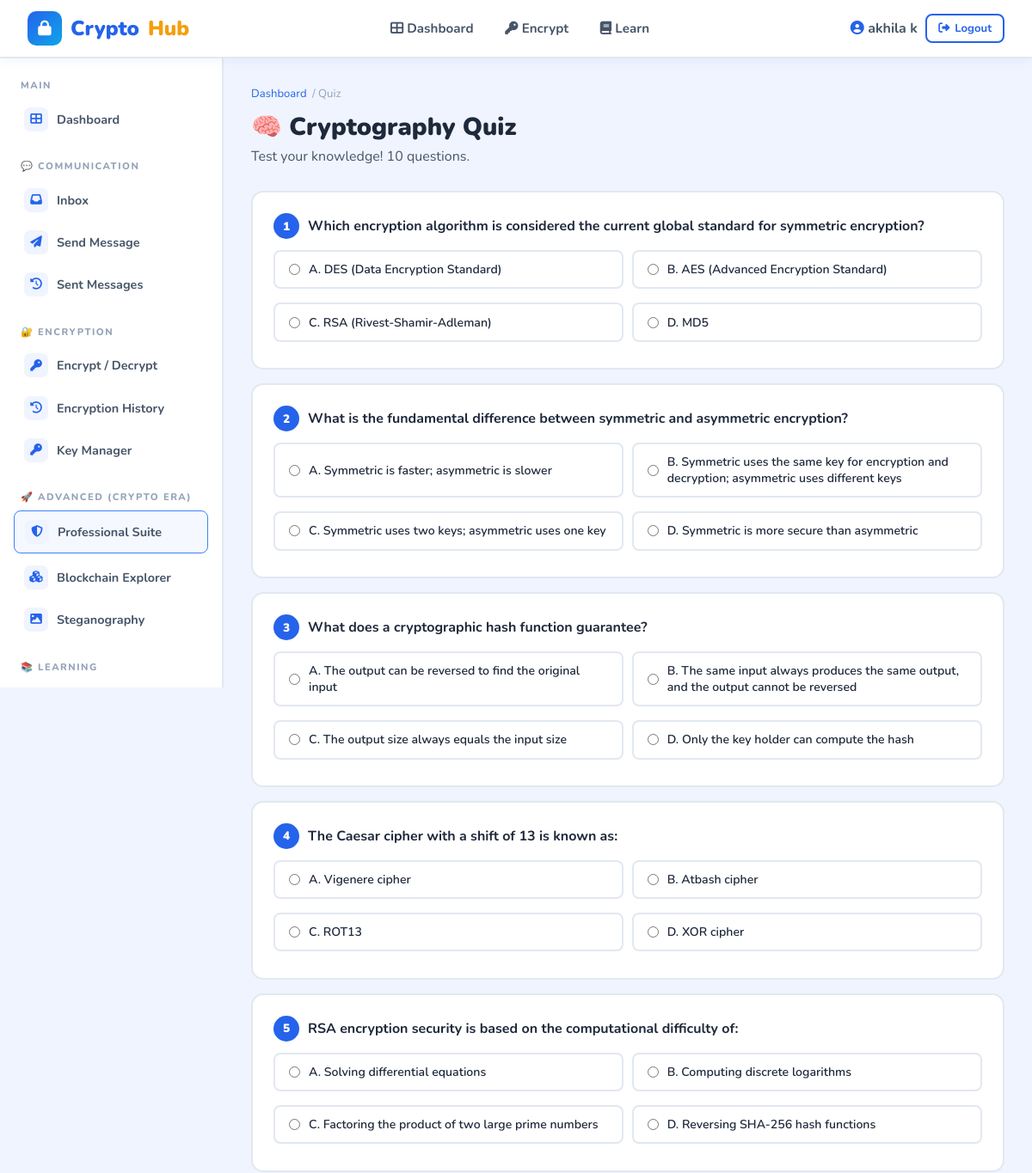
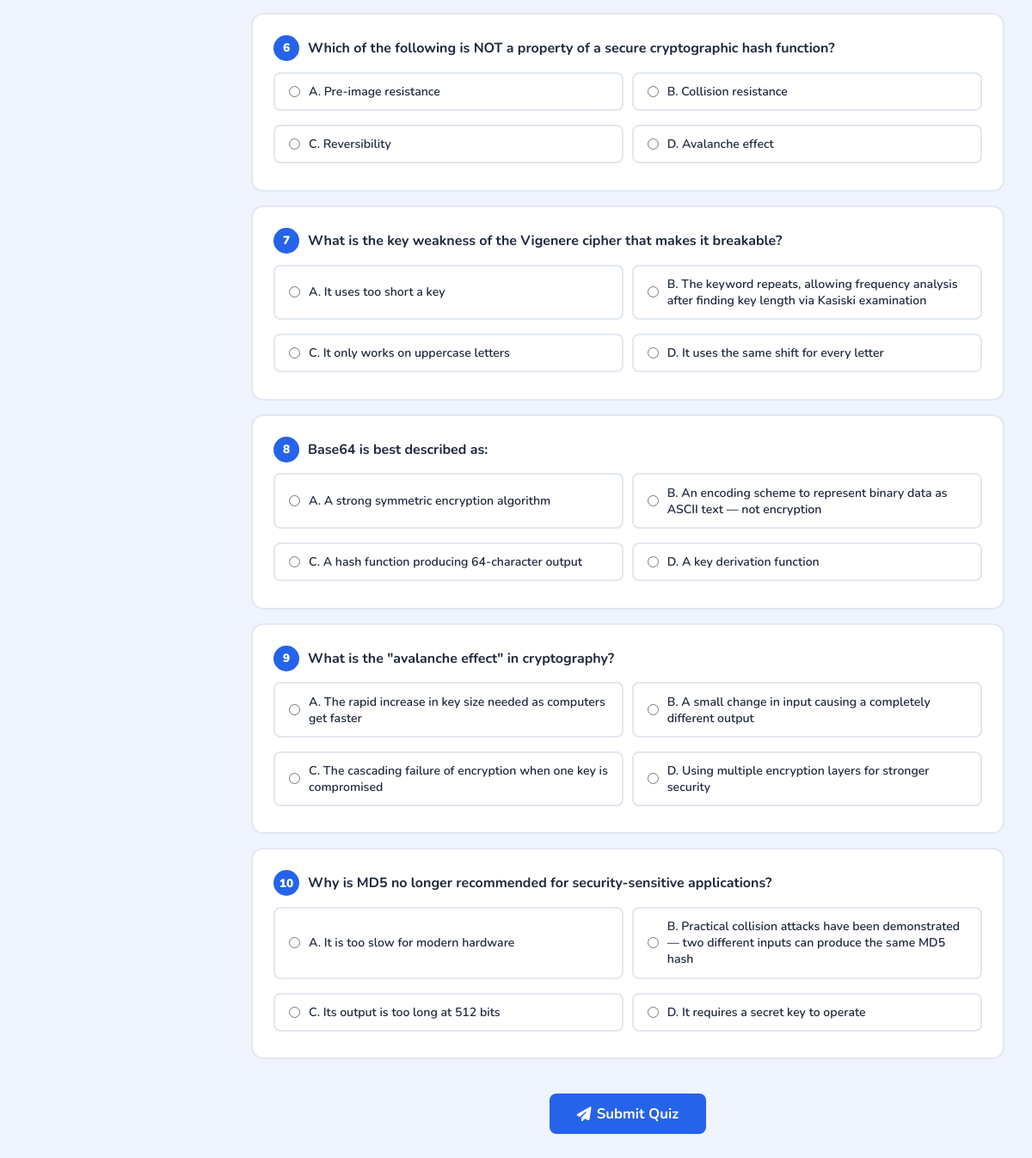
Page /quiz/ (signed in) on the committed database (2 pictures, top to bottom).
### crypto_app/models.py (models this page shows, shortened)
class QuizQuestion(models.Model):
    question = models.TextField()
    option_a = models.CharField(max_length=300)
    option_b = models.CharField(max_length=300)
    option_c = models.CharField(max_length=300)
    option_d = models.CharField(max_length=300)
    correct_answer = models.CharField(max_length=1, choices=[
        ('A', 'A'), ('B', 'B'), ('C', 'C'), ('D', 'D')
    ])
    explanation = models.TextField(blank=True)
    difficulty = models.CharField(max_length=10, choices=[
        ('EASY', 'Easy'), ('MEDIUM', 'Medium'), ('HARD', 'Hard')
    ], default='MEDIUM')
    category = models.CharField(max_length=50, blank=True)
    is_active = models.BooleanField(default=True)

### crypto_app/views.py (the view)
# urls.py: path('quiz/', views.quiz_view, name='quiz'),
@login_required
def quiz_view(request):
    questions = list(QuizQuestion.objects.filter(is_active=True)[:10])
    if not questions:
        messages.warning(request, 'No quiz questions available yet.')
        return redirect('dashboard')
    return render(request, 'crypto_app/quiz.html', {'questions': questions})

### crypto_app/templates/crypto_app/quiz.html (shortened to what this page needs)
{% extends 'crypto_app/base.html' %}
{% block body %}
<div class="app-layout">
    {% include 'crypto_app/user_sidebar.html' %}
    <main class="main-content fade-in">
        <div class="page-header">
            <div class="breadcrumb">
                <a href="{% url 'dashboard' %}">Dashboard</a> / Quiz
            </div>
            <h1>🧠 Cryptography Quiz</h1>
            <p>Test your knowledge! {{ questions|length }} questions.</p>
        </div>
        <form method="post" action="{% url 'quiz_submit' %}">
            {% for q in questions %}
            <div class="question-card fade-in">
                <div style="display:flex;align-items:center;gap:10px;margin-bottom:0.8rem;">
                    <span style="background:var(--primary);color:white;width:30px;height:30px;border-radius:50%;display:flex;align-items:center;justify-content:center;font-weight:900;font-size:0.85rem;">
                        {{ forloop.counter }}
                    </span>
                    <span style="font-weight:700;">
                        {{ q.question }}
                    </span>
                </div>
                <div class="options">
                    <label class="option-label">
                        <input type="radio" name="question_{{ q.id }}" value="A">
                        A. {{ q.option_a }}
                    </label>
                    <label class="option-label">
                        <input type="radio" name="question_{{ q.id }}" value="B">
                        B. {{ q.option_b }}
                    </label>
                    <label class="option-label">
                        <input type="radio" name="question_{{ q.id }}" value="C">
                        C. {{ q.option_c }}
                    </label>
                    <label class="option-label">
                        <input type="radio" name="question_{{ q.id }}" value="D">
                        D. {{ q.option_d }}
                    </label>
                </div>
            </div>
            {% endfor %}
            <div style="text-align:center;padding:1.5rem 0;">
                <button type="submit" class="btn btn-primary btn-lg">
                    <i class="fas fa-paper-plane"></i> Submit Quiz
                </button>
            </div>
        </form>
    </main>
</div>
{% endblock %}

### crypto_app/templates/crypto_app/base.html (shortened to what this page needs)
<!DOCTYPE html>
<html lang="en">
<head>
    <link rel="stylesheet" href="https://cdnjs.cloudflare.com/ajax/libs/font-awesome/6.5.0/css/all.min.css">
</head>
<body>
<header class="topnav">
    <a href="{% url 'home' %}" class="brand">
        <div class="logo-icon"><i class="fas fa-lock"></i></div>
        Crypto<span class="sub">Hub</span>
    </a>
    {% if user.is_authenticated %}
    <nav>
        {% if user.is_staff %}
        <a href="{% url 'admin_dashboard' %}"><i class="fas fa-tachometer-alt"></i> Admin Panel</a>
        {% else %}
        <a href="{% url 'dashboard' %}"><i class="fas fa-th-large"></i> Dashboard</a>
        <a href="{% url 'encryption_tool' %}"><i class="fas fa-key"></i> Encrypt</a>
        <a href="{% url 'topics' %}"><i class="fas fa-book"></i> Learn</a>
        {% endif %}
    </nav>
    <div class="auth-btns">
        <span style="font-weight:700; color:var(--text-mid);">
            <i class="fas fa-user-circle" style="color:var(--primary)"></i>
            {{ user.get_full_name|default:user.username }}
        </span>
        <a href="{% url 'logout' %}" class="btn btn-outline btn-sm">
            <i class="fas fa-sign-out-alt"></i> Logout
        </a>
    </div>
    {% endif %}
</header>
{% block body %}{% endblock %}
</body>
</html>

### crypto_app/templates/crypto_app/base.html (style rules this page uses)
:root { --primary: #2563EB; --primary-light: #3B82F6; --primary-dark: #1D4ED8; --secondary: #0EA5E9; --accent: #F59E0B; --success: #10B981; --danger: #EF4444; --warning: #F59E0B; --info: #06B6D4; --bg: #F0F4FF; --bg-white: #FFFFFF; --bg-card: #FFFFFF; --text-dark: #1E293B; --text-mid: #475569; --text-light: #94A3B8; --border: #E2E8F0; --shadow: 0 4px 24px rgba(37,99,235,0.10); --shadow-hover: 0 8px 32px rgba(37,99,235,0.18); --radius: 14px; --radius-sm: 8px; --sidebar-w: 260px; --header-h: 68px; --font-main: 'Nunito', sans-serif; --font-mono: 'Space Mono', monospace; }
* { box-sizing: border-box; margin: 0; padding: 0; }
body { font-family: var(--font-main); background: var(--bg); color: var(--text-dark); min-height: 100vh; }
.topnav { background: #fff; border-bottom: 2px solid var(--border); padding: 0 2rem; height: var(--header-h); display: flex; align-items: center; justify-content: space-between; position: sticky; top: 0; z-index: 100; box-shadow: 0 2px 12px rgba(37,99,235,0.07); }
.topnav .brand { display: flex; align-items: center; gap: 10px; text-decoration: none; font-size: 1.5rem; font-weight: 900; color: var(--primary); }
.topnav .brand .logo-icon { width: 40px; height: 40px; background: linear-gradient(135deg, var(--primary), var(--secondary)); border-radius: 10px; display: flex; align-items: center; justify-content: center; color: white; font-size: 1.1rem; }
.topnav .brand span.sub { color: var(--accent); }
.topnav nav { display: flex; align-items: center; gap: 0.3rem; }
.topnav nav a { padding: 0.45rem 1rem; border-radius: var(--radius-sm); text-decoration: none; color: var(--text-mid); font-weight: 700; font-size: 0.95rem; transition: all 0.2s; }
.topnav .auth-btns { display: flex; gap: 0.6rem; align-items: center; }
.btn { display: inline-flex; align-items: center; gap: 6px; padding: 0.5rem 1.2rem; border-radius: var(--radius-sm); font-family: var(--font-main); font-weight: 700; font-size: 0.9rem; border: none; cursor: pointer; text-decoration: none; transition: all 0.2s; }
.btn-primary { background: var(--primary); color: white; }
.btn-outline { background: transparent; color: var(--primary); border: 2px solid var(--primary); }
.btn-sm { padding: 0.35rem 0.8rem; font-size: 0.82rem; }
.btn-lg { padding: 0.75rem 2rem; font-size: 1.05rem; }
.app-layout { display: flex; min-height: calc(100vh - var(--header-h)); }
.main-content { flex: 1; padding: 2rem; overflow-x: hidden; }
.page-header { margin-bottom: 1.8rem; }
.page-header h1 { font-size: 1.8rem; font-weight: 900; color: var(--text-dark); }
.page-header p { color: var(--text-mid); margin-top: 0.3rem; }
.breadcrumb { display: flex; align-items: center; gap: 0.4rem; font-size: 0.82rem; color: var(--text-light); margin-bottom: 0.6rem; }
.breadcrumb a { color: var(--primary); text-decoration: none; }
label { display: block; font-weight: 700; font-size: 0.88rem; color: var(--text-dark); margin-bottom: 0.4rem; }
.fade-in { animation: fadeIn 0.35s ease both; }

### crypto_app/templates/crypto_app/quiz.html (style rules this page uses)
.question-card { background:white; border:2px solid var(--border); border-radius:var(--radius); padding:1.5rem; margin-bottom:1rem; }
.options { display:grid; grid-template-columns:1fr 1fr; gap:0.6rem; margin-top:0.8rem; }
.option-label { display:flex; align-items:center; gap:10px; padding:0.7rem 1rem; border:2px solid var(--border); border-radius:8px; cursor:pointer; font-weight:600; transition:all 0.2s; }
.option-label input { accent-color:var(--primary); }

### rows in the picture
QuizQuestion: question "Which encryption algorithm is considered the current global standard for symmetric encryption?", option_a "DES (Data Encryption Standard)", option_b "AES (Advanced Encryption Standard)", option_c "RSA (Rivest-Shamir-Adleman)", option_d "MD5"
QuizQuestion: question "What is the fundamental difference between symmetric and asymmetric encryption?", option_a "Symmetric is faster; asymmetric is slower", option_b "Symmetric uses the same key for encryption and decryption; asymmetric uses different keys", option_c "Symmetric uses two keys; asymmetric uses one key", option_d "Symmetric is more secure than asymmetric"
QuizQuestion: question "What does a cryptographic hash function guarantee?", option_a "The output can be reversed to find the original input", option_b "The same input always produces the same output, and the output cannot be reversed", option_c "The output size always equals the input size", option_d "Only the key holder can compute the hash"
QuizQuestion: question "The Caesar cipher with a shift of 13 is known as:", option_a "Vigenere cipher", option_b "Atbash cipher", option_c "ROT13", option_d "XOR cipher"
QuizQuestion: question "RSA encryption security is based on the computational difficulty of:", option_a "Solving differential equations", option_b "Computing discrete logarithms", option_c "Factoring the product of two large prime numbers", option_d "Reversing SHA-256 hash functions"
QuizQuestion: question "Which of the following is NOT a property of a secure cryptographic hash function?", option_a "Pre-image resistance", option_b "Collision resistance", option_c "Reversibility", option_d "Avalanche effect"
QuizQuestion: question "What is the key weakness of the Vigenere cipher that makes it breakable?", option_a "It uses too short a key", option_b "The keyword repeats, allowing frequency analysis after finding key length via Kasiski examination", option_c "It only works on uppercase letters", option_d "It uses the same shift for every letter"
QuizQuestion: question "Base64 is best described as:", option_a "A strong symmetric encryption algorithm", option_b "An encoding scheme to represent binary data as ASCII text — not encryption", option_c "A hash function producing 64-character output", option_d "A key derivation function"
QuizQuestion: question "What is the \"avalanche effect\" in cryptography?", option_a "The rapid increase in key size needed as computers get faster", option_b "A small change in input causing a completely different output", option_c "The cascading failure of encryption when one key is compromised", option_d "Using multiple encryption layers for stronger security"
QuizQuestion: question "Why is MD5 no longer recommended for security-sensitive applications?", option_a "It is too slow for modern hardware", option_b "Practical collision attacks have been demonstrated — two different inputs can produce the same MD5 hash", option_c "Its output is too long at 512 bits", option_d "It requires a secret key to operate"

### other values in the picture
{{ user.get_full_name|default:user.username }} "akhila k"
{{ questions|length }} "10"
